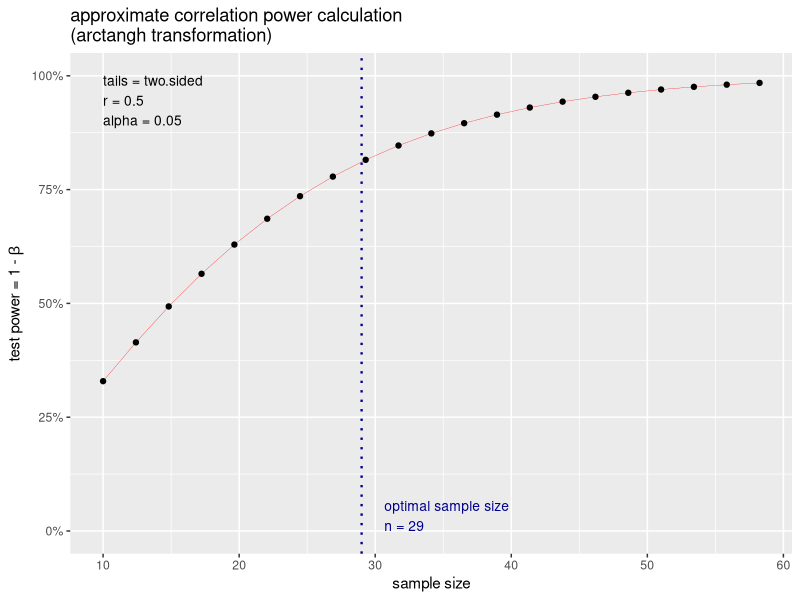
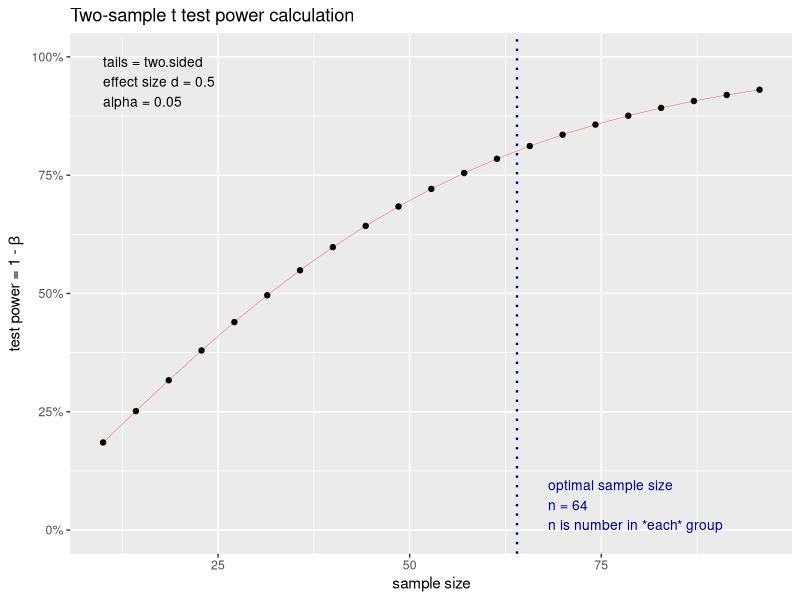

The R source for these figures, in order:
library("pwr")


# power is the probability that a test will correctly give you a small p-value
cohen.ES(test = "r", size = "medium")

##### Power calculations for correlation test
# r is correlation coefficient 
# n is observations
r_power <- pwr.r.test(r = .5,
                      sig.level = .05,
                      power = .8,
                      alternative = "two.sided")
r_power
plot(r_power)

# d is the cohens D
# Type is the type of t test (usually two sample or paired)
t_power <- pwr.t.test(d=.5,
                      sig.level = .05,
                      power= .8,
                      type = "two.sample",
                      alternative = "two.sided")
t_power
plot(t_power)

dList <- list()
nList <- list()
for (i in seq(from=.1, to=.5, by=.1)){
  t_power <- pwr.t.test(d=i,
                        sig.level = .05,
                        power= .8,
                        type = "two.sample",
                        alternative = "two.sided")
  
  n <- t_power$n
  d <- t_power$d
  dList <- append(dList,d)
  nList <- append(nList,n)
  
}

# Turns lists into a dataframe
power <- do.call(rbind, Map(data.frame, d=dList, n=nList))
